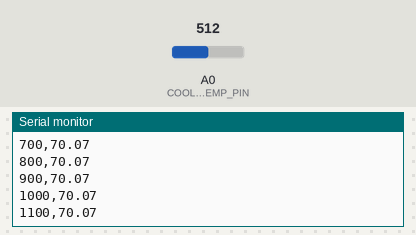
A program run on a simulated Arduino Uno, built with avr-gcc and run on an emulated ATmega328P. Shown: the last lines printed to the serial monitor. Inputs (shaded band) come from the test bench; at power-on: A0 (COOLANT_TEMP_PIN) = 512.

Above: at 1.2 s.
1.3 s: A0 (COOLANT_TEMP_PIN) set to 716
At 1.31 s:
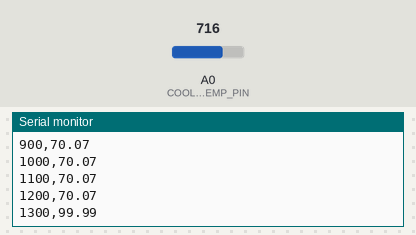
2.8 s: A0 (COOLANT_TEMP_PIN) set to 900
At 2.81 s:
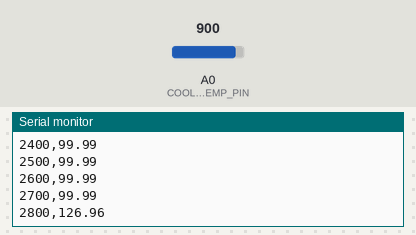
Timing chart, 0 to 5.8 s (numbered marks = the images above; inputs shaded):
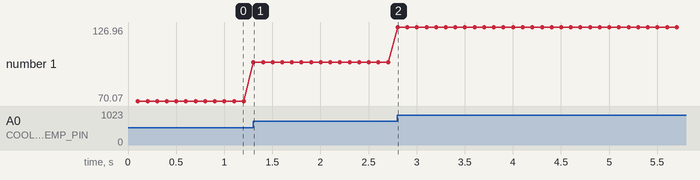

Measured:
- after the input at 1.3 s, the serial monitor: prints a new line at once (image 1)
- plotted number 1: 70.07 → 99.99 after the input at 1.3 s

The program:

main.cpp
```cpp
#include <Arduino.h>
#include "config.h"
#include "sensors.h"

// Sensor instances
TemperatureSensor coolantTemp(COOLANT_TEMP_PIN);
// Add other sensors as needed

unsigned long lastSampleTime = 0;

void setup() {
    Serial.begin(SERIAL_BAUD);

    // Wait for serial connection (useful for debugging)
    while (!Serial && millis() < 3000) {
        ; // Wait up to 3 seconds
    }

    Serial.println("MX5 DAQ System Starting...");
    Serial.println("timestamp_ms,coolant_temp_c");
}

void loop() {
    unsigned long currentTime = millis();

    // Sample at configured rate
    if (currentTime - lastSampleTime >= SAMPLE_PERIOD_MS) {
        lastSampleTime = currentTime;

        // Read sensors
        float coolantTempC = coolantTemp.readCelsius();

        // Output CSV format
        Serial.print(currentTime);
        Serial.print(",");
        Serial.println(coolantTempC, 2); // 2 decimal places
    }
}
```

calibration.h
```cpp
#ifndef CALIBRATION_H
#define CALIBRATION_H

#include <Arduino.h>

// Coolant Temperature Sensor Calibration
// Mazda MX5 typically uses NTC thermistor (negative temperature coefficient)
// These are example values - calibrate with your actual sensor!
namespace Calibration {
    struct TempPoint {
        float voltage;
        float celsius;
    };

    // Coolant temperature calibration curve
    // TODO: Replace with actual measurements from your sensor
    // Method: Use boiling water (100°C), ice water (0°C), and room temp to calibrate
    const TempPoint COOLANT_TEMP_CURVE[] = {
        {0.5, -10.0},   // Cold
        {1.0, 10.0},
        {1.5, 30.0},
        {2.0, 50.0},
        {2.5, 70.0},
        {3.0, 85.0},    // Normal operating
        {3.5, 100.0},
        {4.0, 115.0},   // Hot
        {4.5, 130.0}
    };

    const int COOLANT_CURVE_SIZE = sizeof(COOLANT_TEMP_CURVE) / sizeof(TempPoint);

    // Oil pressure sensor calibration
    // Common automotive pressure senders: 0.5V = 0 PSI, 4.5V = 150 PSI
    struct PressurePoint {
        float voltage;
        float psi;
    };

    const PressurePoint OIL_PRESSURE_CURVE[] = {
        {0.5, 0.0},
        {1.5, 37.5},
        {2.5, 75.0},
        {3.5, 112.5},
        {4.5, 150.0}
    };

    const int PRESSURE_CURVE_SIZE = sizeof(OIL_PRESSURE_CURVE) / sizeof(PressurePoint);

    // Throttle Position Sensor calibration
    // Calibrate these by measuring voltage at closed throttle and WOT
    const float TPS_MIN_VOLTAGE = 0.5;  // Closed throttle
    const float TPS_MAX_VOLTAGE = 4.5;  // Wide Open Throttle

    // Linear interpolation helper function
    inline float interpolate(float x, float x0, float y0, float x1, float y1) {
        if (x1 == x0) return y0;
        return y0 + (x - x0) * (y1 - y0) / (x1 - x0);
    }

    // Lookup table interpolation for temperature
    inline float lookupTemperature(float voltage, const TempPoint* curve, int size) {
        // Out of range checks
        if (voltage <= curve[0].voltage) return curve[0].celsius;
        if (voltage >= curve[size-1].voltage) return curve[size-1].celsius;

        // Find the right segment and interpolate
        for (int i = 0; i < size - 1; i++) {
            if (voltage >= curve[i].voltage && voltage <= curve[i+1].voltage) {
                return interpolate(voltage,
                                 curve[i].voltage, curve[i].celsius,
                                 curve[i+1].voltage, curve[i+1].celsius);
            }
        }
        return NAN; // Should never reach here
    }

    // Lookup table interpolation for pressure
    inline float lookupPressure(float voltage, const PressurePoint* curve, int size) {
        // Out of range checks
        if (voltage <= curve[0].voltage) return curve[0].psi;
        if (voltage >= curve[size-1].voltage) return curve[size-1].psi;

        // Find the right segment and interpolate
        for (int i = 0; i < size - 1; i++) {
            if (voltage >= curve[i].voltage && voltage <= curve[i+1].voltage) {
                return interpolate(voltage,
                                 curve[i].voltage, curve[i].psi,
                                 curve[i+1].voltage, curve[i+1].psi);
            }
        }
        return NAN; // Should never reach here
    }
}

#endif
```

sensors.cpp
```cpp
#include "sensors.h"
#include "config.h"
#include "calibration.h"

// Temperature Sensor Implementation
TemperatureSensor::TemperatureSensor(int pin) : _pin(pin) {
    pinMode(_pin, INPUT);
}

float TemperatureSensor::readCelsius() {
    float voltage = readAnalogVoltage(_pin);
    return voltageToTemp(voltage);
}

float TemperatureSensor::readRaw() {
    return readAnalogVoltage(_pin);
}

float TemperatureSensor::voltageToTemp(float voltage) {
    // Validate voltage range
    if (voltage < 0.0 || voltage > VREF) {
        return NAN; // Invalid reading
    }

    // Use lookup table interpolation from calibration.h
    return Calibration::lookupTemperature(voltage,
                                         Calibration::COOLANT_TEMP_CURVE,
                                         Calibration::COOLANT_CURVE_SIZE);
}

// Pressure Sensor Implementation
PressureSensor::PressureSensor(int pin) : _pin(pin) {
    pinMode(_pin, INPUT);
}

float PressureSensor::readPSI() {
    float voltage = readAnalogVoltage(_pin);
    return voltageToPressure(voltage);
}

float PressureSensor::readBar() {
    return readPSI() * 0.0689476; // PSI to bar
}

float PressureSensor::voltageToPressure(float voltage) {
    // Validate voltage range
    if (voltage < 0.0 || voltage > VREF) {
        return NAN; // Invalid reading
    }

    // Use lookup table interpolation from calibration.h
    return Calibration::lookupPressure(voltage,
                                      Calibration::OIL_PRESSURE_CURVE,
                                      Calibration::PRESSURE_CURVE_SIZE);
}

// Throttle Position Sensor Implementation
ThrottlePositionSensor::ThrottlePositionSensor(int pin) : _pin(pin) {
    pinMode(_pin, INPUT);
}

float ThrottlePositionSensor::readPercent() {
    float voltage = readAnalogVoltage(_pin);

    // Validate voltage range
    if (voltage < 0.0 || voltage > VREF) {
        return NAN; // Invalid reading
    }

    // Use calibrated min/max from calibration.h
    float percent = ((voltage - Calibration::TPS_MIN_VOLTAGE) /
                    (Calibration::TPS_MAX_VOLTAGE - Calibration::TPS_MIN_VOLTAGE)) * 100.0;

    // Clamp to 0-100%
    if (percent < 0.0) return 0.0;
    if (percent > 100.0) return 100.0;
    return percent;
}

// Utility Functions
float readAnalogVoltage(int pin) {
    // Multi-sample averaging for noise reduction
    const int NUM_SAMPLES = 10;
    unsigned long sum = 0;

    for (int i = 0; i < NUM_SAMPLES; i++) {
        sum += analogRead(pin);
        delayMicroseconds(100); // Small delay between samples
    }

    float avgValue = sum / (float)NUM_SAMPLES;
    return (avgValue / ADC_RESOLUTION) * VREF;
}
```

sensors.h
```cpp
#ifndef SENSORS_H
#define SENSORS_H

#include <Arduino.h>

class TemperatureSensor {
public:
    TemperatureSensor(int pin);
    float readCelsius();
    float readRaw();

private:
    int _pin;
    float voltageToTemp(float voltage);
};

class PressureSensor {
public:
    PressureSensor(int pin);
    float readPSI();
    float readBar();

private:
    int _pin;
    float voltageToPressure(float voltage);
};

class ThrottlePositionSensor {
public:
    ThrottlePositionSensor(int pin);
    float readPercent();

private:
    int _pin;
};

// Utility functions
float readAnalogVoltage(int pin);

#endif
```

config.h
```cpp
#ifndef CONFIG_H
#define CONFIG_H

// Pin Definitions
#define COOLANT_TEMP_PIN A0
#define OIL_TEMP_PIN A1
#define OIL_PRESSURE_PIN A2
#define THROTTLE_POS_PIN A3

// Sampling Configuration
#define SAMPLE_RATE_HZ 10
#define SAMPLE_PERIOD_MS (1000 / SAMPLE_RATE_HZ)

// Serial Configuration
#define SERIAL_BAUD 115200

// Voltage Reference
#define VREF 5.0
#define ADC_RESOLUTION 1023.0

// Enable/Disable Sensors
#define ENABLE_COOLANT_TEMP true
#define ENABLE_OIL_TEMP false
#define ENABLE_OIL_PRESSURE false
#define ENABLE_THROTTLE_POS false

#endif
```
